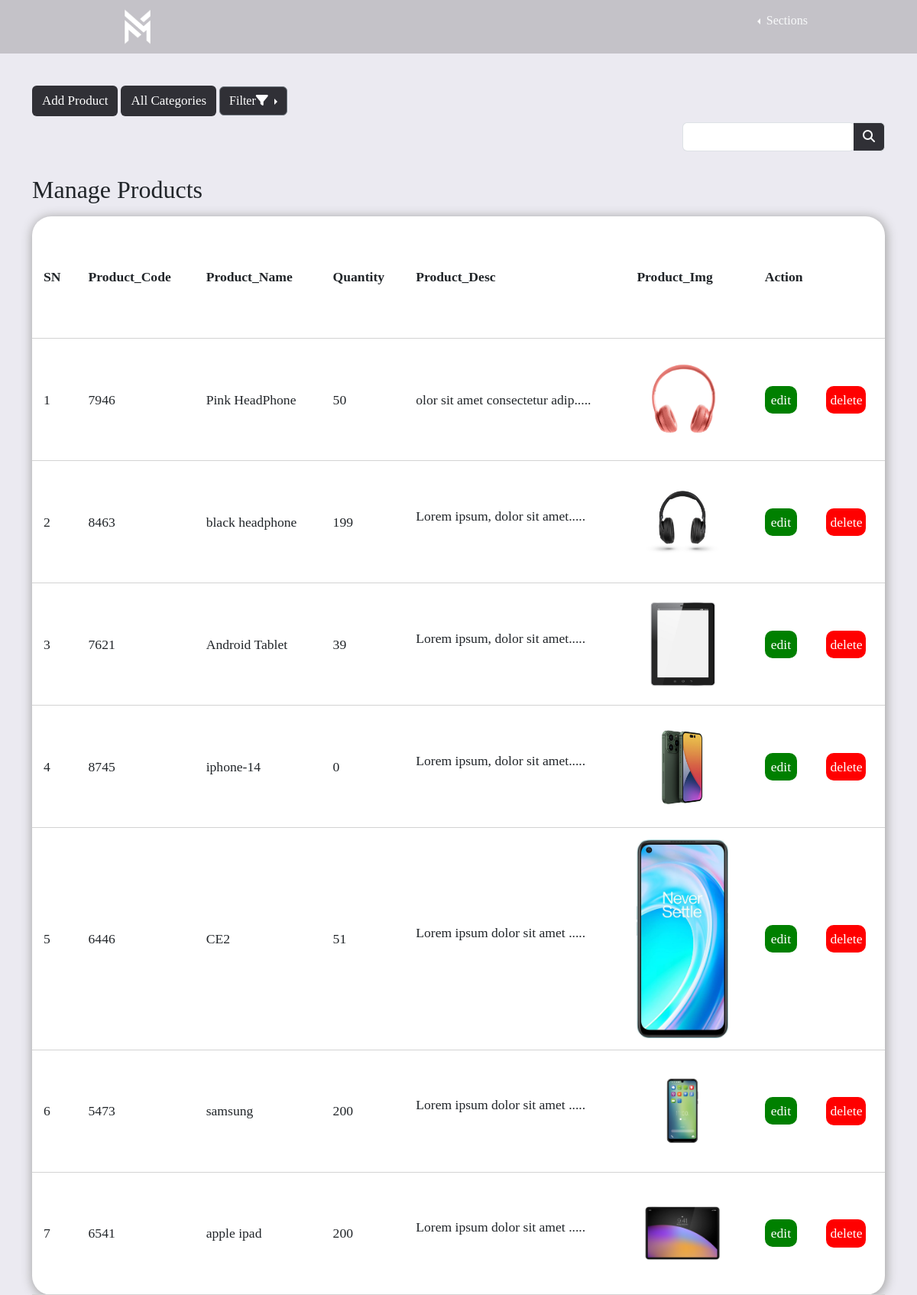
The app's page /admin/products/singleCategory.php?id=10 with its own data.
### tables this page shows
CREATE TABLE `products` (
  `id` int(11) NOT NULL,
  `category_id` int(11) DEFAULT NULL,
  `productCode` varchar(60) NOT NULL,
  `productName` varchar(60) NOT NULL,
  `productDesc` tinytext NOT NULL,
  `productImg` varchar(60) NOT NULL,
  `Quantity` int(5) NOT NULL,
  `price` decimal(10,2) NOT NULL,
  `IsTrend` tinyint(1) DEFAULT NULL
);

### admin/products/singleCategory.php (the view, shortened to what this page needs)
<?php
    include '../../config.php';
?>
<!DOCTYPE html>
<html lang="en">
<head>
    <link href="https://cdn.jsdelivr.net/npm/bootstrap@5.3.0-alpha3/dist/css/bootstrap.min.css" rel="stylesheet">
    <link rel="stylesheet" href="https://cdnjs.cloudflare.com/ajax/libs/font-awesome/6.4.0/css/all.min.css"/>
</head>
<body style="background: #ebeaf1!important;">
<?php include(ROOT_PATH . "/app/includes/adminHeader.php"); ?>
  <div class="admin-wrapper">
    <div class="container">
    <div class="admin-content">
    <div class="button-group">
    <a href="create.php" class="btn btn-big adding_managing">Add Product</a>
    <a href="index.php" class="btn btn-big adding_managing">All Categories</a>
    <div class="btn-group dropend">
    <button type="button" class="btn btn-secondary dropdown-toggle dropping_left" data-bs-toggle="dropdown" aria-expanded="false">
    Filter<i class="fa fa-filter"></i>
    </button>
    </div>
    </div>
        <div class="col-12 mt-2">
            <form method="GET" action="index.php">
              <div class="input-group justify-content-end mb-0">
                <div class="form-outline">
                  <input type="search" name="search" id="form1" class="form-control border border-end-0 rounded-start" />
                </div>
                <button type="submit" class="btn border border-start-0 text-light h-50" style="background-color: #303036;">
                  <i class="fas fa-search"></i>
                </button>
              </div>
            </form>
        </div>
    <h2 class="page-title my-3">Manage Products</h2>
  <?php
  if(isset($_SESSION)) {
    $category_id = $_GET['id'];
    $result = $mysqli->query("SELECT * FROM products WHERE category_id = ".$category_id);
    $i=0;
    echo '
    <table style="background: white; border-radius: 25px">
    <head>
    <th>SN</th>
    <th>Product_Code</th>
    <th>Product_Name</th>
    <th>Quantity</th>
    <th>Product_Desc</th>
    <th>Product_Img</th>
    <th colspan="3">Action</th>
    </head>
    <tbody>';
    while($obj = $result->fetch_object())
    {
    echo '<tr>
    <input type="hidden" name="id" value="' .$obj->id .'">
    <td>'.$i + 1 .'</td>
    <td>'.$obj->productCode.'</td>
    <td>'.$obj->productName.'</td>
    <td>'.$obj->Quantity.'</td>
    <td>' . html_entity_decode(substr($obj->productDesc, 0, 30) . '.....').'</td>
    <td><img src="' . BASE_URL . 'assets/img/'.$obj->productImg.'" alt="" style="width: 120px"></td>
    <td><a href="edit.php?id='.$obj->id.'" class="edit">edit</a></td>
    <td>
    <form action="../../app/controllers/Products.php" method="post"><input type="hidden" name="id" value="' .$obj->id .'">
    <button style="border: none;" type="submit" name="deleteProduct" class="delete">delete</button>
    </form>
    </td>
    ';
    $i++;
    }
    echo '
    </tbody>
    </table>';
    }
    else{
        echo '<h2> there is no products For Category</h2>';
    }
?>
    </div>
    </div>
  </div>
</body>
</html>

### records on screen
products: productCode "7946", productName "Pink HeadPhone", Quantity "50", productDesc "olor sit amet consectetur adip.....", productImg (picture)
products: productCode "8463", productName "black headphone", Quantity "199", productDesc "Lorem ipsum, dolor sit amet.....", productImg (picture)
products: productCode "7621", productName "Android Tablet", Quantity "39", productDesc "Lorem ipsum, dolor sit amet.....", productImg (picture)
products: productCode "8745", productName "iphone-14", Quantity "0", productDesc "Lorem ipsum, dolor sit amet.....", productImg (picture)
products: productCode "6446", productName "CE2", Quantity "51", productDesc "Lorem ipsum dolor sit amet .....", productImg (picture)
products: productCode "5473", productName "samsung", Quantity "200", productDesc "Lorem ipsum dolor sit amet .....", productImg (picture)
products: productCode "6541", productName "apple ipad", Quantity "200", productDesc "Lorem ipsum dolor sit amet .....", productImg (picture)
